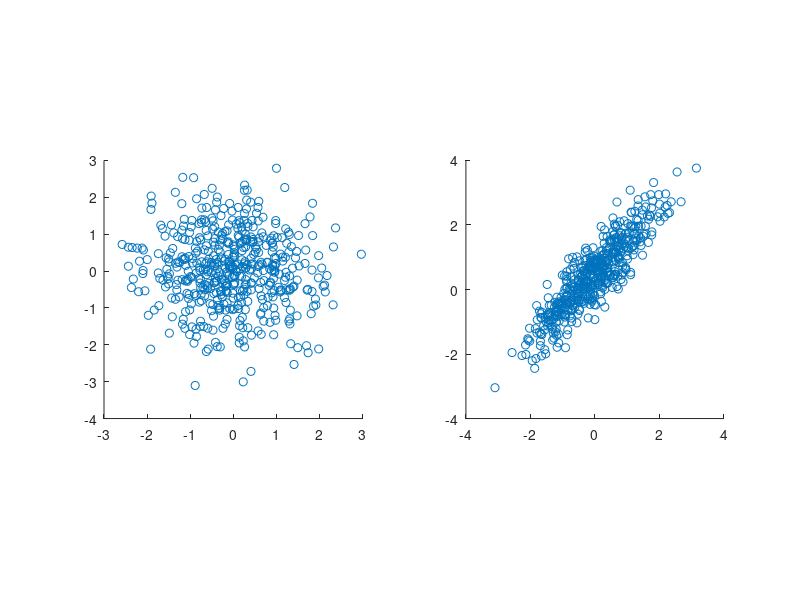
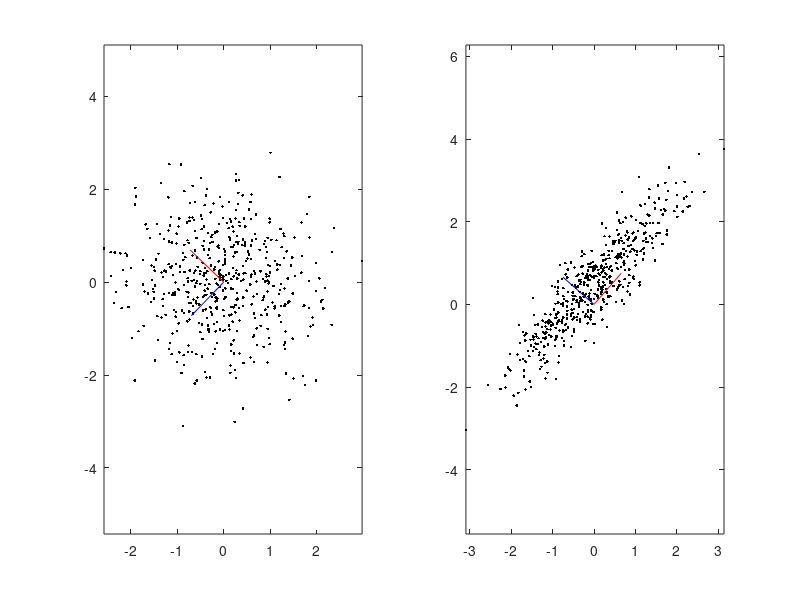
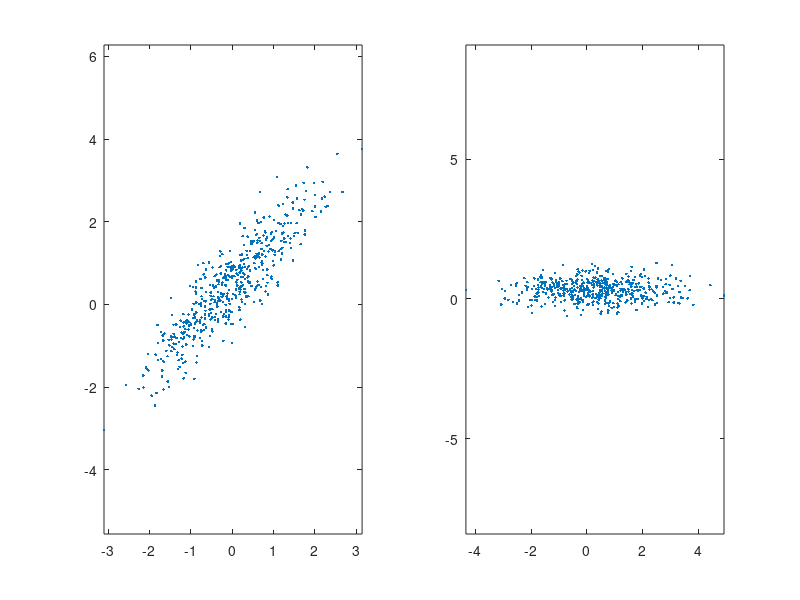
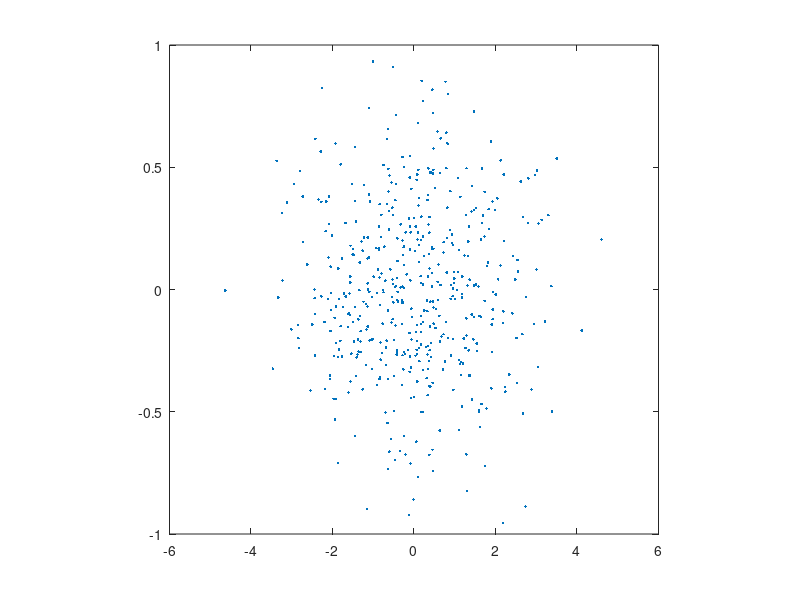

The MATLAB script that drew these images, in order: (Note: this script raises an error after producing the figures.)
%This script demonstrates how PCA works
%First with random data, then with actual data
%Illustrated with the case of spike sorting.
%Your name
%04/17/2018 - my 40th birthday!

%% 0 Init (brain being born, speaking of birthdays)
clear all
close all
clc
nn = 500; %Let's say we want to look at 500 points

%% 1 We will first use PCA to "remove" correlations
%That's a good way of thinking about it under the hood.
%The way PCA works/amounts to is that is detects/utilizes the correlation
%structure in the dataset and "removes" them by removing redundancies. 
%So let's create some variables, some correlated and some uncorrelated ones
%In the interest of time, this won't be the most elegant code

A = normrnd(0,1,nn,2); %Draw 2 uncorrelated variables from random normal distributions

%PCA works *best* if the underlying distributions *are* normal. If they are
%not, ICA might be your friend. And others. There are literally ~20 of
%them.

%Let's make correlated ones from these
B(:,1) = normrnd(0,1,nn,1); %We could use one of the As, but let's make a new one, just for the hell of it
B(:,2) = B(:,1) + 0.5 + 0.5 * normrnd (0,1,nn,1); %Correlated, but not completely

%Take half of the old values and half of the new ones, which should keep
%variability the same. 

%Let's visualize this
figure
subplot(1,2,1)
scatter(A(:,1),A(:,2))
axis square
subplot(1,2,2)
scatter(B(:,1),B(:,2))
axis square
shg

%PCA feeds on correlation. If there is no correlation, there is nothing to
%latch on to.

%As you can see there is redundancy in the right pot. How can we extract
%and remove this redundancy algorithmically. 
%How about we do the PCA. STEP by STEP. You will only ever do this once. 

%%
%Step 1: Calculate the covariance matrix (it's a bit silly here, because we
%have only 2 variables. But this generalizes to n variables)
covA = cov(A)
covB = cov(B)

%If we *only* wanted to do the PCA, we could now throw out the underlying
%data and use only the covariance matrices - they contain all the
%information we need (Of course, never throw data away in real life). 
%All future steps are based on these covariance matrices

% Step 2: Get the eigenvectors and eigenvalues from the convariance
% matrices (Eve and Eva)

[V_a, D_a] = eig(covA); %The eig function gets the eigenvectors (V_a) and eigenvalues of the covariance matrix
[V_b, D_b] = eig(covB); %Same for B

%To see what is going on, let's plot this
figure
subplot(1,2,1)
plot(A(:,1),A(:,2),'.','color','k')
hold on
line([0 V_a(1,1)],[0 V_a(2,1)],'color','b')
line([0 V_a(1,2)],[0 V_a(2,2)],'color','r')
axis square
axis equal
subplot(1,2,2)
plot(B(:,1),B(:,2),'.','color','k')
hold on
line([0 V_b(1,1)],[0 V_b(2,1)],'color','b')
line([0 V_b(1,2)],[0 V_b(2,2)],'color','r')
axis square
axis equal
shg
%We really should scale these vectors by their length (the eigenvalues).
%But have no time for that here

%Eig recovered 2 eigenvectors because we gave it 2 variables.
%If we had given it 20 variables, it would have given us 20 eigenvectors
%(and eigenvalues)

%This is a pathological case, so we'll skip extracting the number and
%naming them. But we can still do the last step, which is actually
%interesting, which is expressing the original data in terms of the new -
%rotated - coordinate system. 

%So let's do the rotation
%a)
V2_b = fliplr(V_b); %Put the eigenvectors in the right order (from higher to lower)
%b) Do the actual rotation. How do we rotate a vector? A vector corresponds
%to matrix multiplication with an orthogonal matrix. Take math tools if you
%want to know more.
newB = B*V2_b; %This is not element-wise. It's a matrix multiplication = it rotates

%Let's see if it worked. Unrotated on left, rotated on right
figure
subplot(1,2,1)
plot(B(:,1),B(:,2),'.')
axis square
axis equal
subplot(1,2,2)
plot(newB(:,1),newB(:,2),'.')
axis square
axis equal
shg


%% I have good news for you. Now that we did this once step by step, just to understand
%what is going on, we (I) will never do this again. Luckily for you, there
%is a MATLAB function that literally does this all in one step
[eigVec, rotVal, eigVal] = pca(B); %That's it. All in one go. Like the shampoo. It's now already in the right order

%Check if it worked
figure
plot(rotVal(:,1),rotVal(:,2),'.')
axis equal
axis square
shg

%Degenerate scree plot
figure
bar(1:2,eigVal)

%% Now that we did this with the toy example, let's see if this works for neural data
DATA = load('SPIKES.mat') %Loading the data. I already preprocessed it for you.

%The dataset is complex. It comes from an electrode array with multiple
%channels, recording sessions, etc. - to be clear: It is *real* data. For
%now, let's just extract the waveform (voltage trace over time)
waveforms = DATA.session(2).chan48.wf; %Lets' look at the waveforms from channel 48. 

%Each voltage trace consists of 48 measurements. Each time the voltag on
%the electrode tip crossed some threshold, we captured the 48 subsequent
%voltage snippets. In this recording session, this happened just over
%80,000 times. What we would like to know: How many neurons generated these
%waveforms? 
%We cannot do this by visual inspection. Let's try it

figure
plot(waveforms(:,1)) %Literally the first waveform
shg

%How about we plot a thousand?
figure
for ii = 1:1000
plot(waveforms(:,ii),'color','k') %Looking at them one by one
shg
pause(0.01)
end

%As we just established, visual inspection is hopeless. There might be
%anywhere from 1-3 neurons here that generated these waveforms. Maybe more?
%How would we know?

%Let's do a PCA. Importantly, PCA expects floating point numbers. They
%usually come out of the rig digitized to save space, so we have to convert
%them first:
waveforms = double(waveforms)'; 
mW = mean(waveforms(:)); %Linearize
sW = std(waveforms(:)); %Then subtract the mean and divide by standard deviation
waveforms = (waveforms-mW)./sW; %Makes the math work more nicely

%%
[eigVecs, rotVals, eigVals] = pca(waveforms);

% It looks like it worked. 
% BUT if we put in 48 time measurements, we'll get 48 factors out. If the
% point of the exercise is to reduce dimensions, we just failed completely.
% We need to make a decision how many of them are real. Let's do a Scree
% plot
%%
x = 1:length(eigVals); %x Base
figure
bar(x,eigVals)
line([0 49], [1 1])

% 4 seem to be real. But to plot 4, I would need to make a movie and we
% have only 10 minutes left. So let's do 3. 

%To now inspect the 48 dimensional waveforms (each waveform lives or is
%defined in a 48 dimensional space. But the dimensions are not independent.
%Voltages in neighboring time points are likely to be similar. We
%capitalized on that to plot these waveforms in a low-dimensional (3D
%space). 
%To illustrate this, we need to plot the rotated values
%%
figure
plot3(rotVals(:,1),rotVals(:,2),rotVals(:,3),'.','color','k')
axis square
axis equal